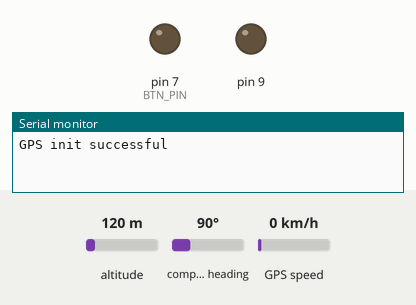
Bench run of a sketch on a simulated Arduino Uno, built for the host (arithmetic inside an expression is 32-bit, double 64-bit). On the bench: output pins drawn as LEDs (lit = HIGH), the last lines printed to the serial monitor. The test bench sets the inputs (shaded band); at power-on: altitude 120 m, compass heading 90°, GPS speed 0 km/h. The GPS gets a fix after 3 s at 37.7749, -122.4194 with 8 satellites; no radio packets arrive unless stated.

Above: at 0.1 s.
At 2.1 s:
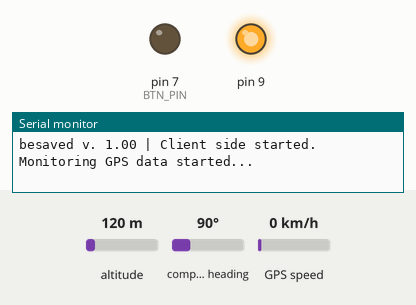
Timing chart, 0 to 3.6 s (numbered marks = the images above):
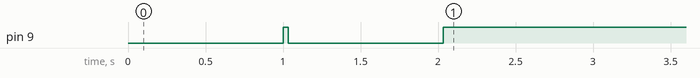

The sketch:

client.ino
```cpp
#include "Manager.h"
#include "Params.h"

Manager manager(GPS_RX, GPS_TX, BTN_PIN, GPS_CYCLES_LEFT_BOUND);

// Èíèöèàëèçàöèÿ ïðîãðàììû, âûïîëíÿþùàÿñÿ òîëüêî îäèí ðàç
void setup() {
	Serial.begin(9600);
	manager.init();

	while (!Serial);

	if (!manager.init()) {
		Serial.println("Init failed");

		return;
	}

	Serial.print("besaved v. ");
	Serial.print(VERSION);
	Serial.println(" | Client side started. Monitoring GPS data started...");
}

// Îñíîâíîé öèêë ïðîãðàììû, ðàáîòàþùèé áåñêîíå÷íî
void loop() {
	String gpsDataCoordAgeSpeedRow = manager.startGetDataAndSend();

	if (gpsDataCoordAgeSpeedRow != GpsProvider::NONE_DATA) {
		Serial.println(gpsDataCoordAgeSpeedRow);
	}
}
```

GpsProvider.cpp
```cpp
#include "GpsProvider.h"

// Êîíñòàíòíîå çíà÷åíèå, óêàçûâàþùåå íà îòñóòñòâèå äàííûõ
const String GpsProvider::NONE_DATA = "none";

void GpsProvider::beginSerial() {
	if (!_isSerialBegan) {
		_gpsSerial.begin(9600);

		Serial.println("GPS init successful");
	}
}

// Èíèöèàëèçàöèÿ çíà÷åíèÿ âðåìåíè öèêëà
void GpsProvider::initLoopStarted(long loopStarted) {
	_loopStarted = loopStarted;
}

// Ïîïûòàòüñÿ ïîëó÷èòü íîâûå äàííûå ñ GPS ìîäóëÿ
String GpsProvider::tryGetNewData() {
	if (_gpsCyclesLeftBound != 0) {
		_gpsCyclesLeft++;
	}

	while (millis() - _loopStarted < 500) {
		if (_tryReadGps()) {
			_newDataCame = true;
		}
	}

	if (_gpsCyclesLeft == _gpsCyclesLeftBound) {
		_gpsCyclesLeft = 0;
	}

	if (_newDataCame) {
		_assignGpsData();
		String gpsDataCoordAgeSpeedRow = getGpsDataCoordAgeSpeedRow();

		return gpsDataCoordAgeSpeedRow;
	}

	return NONE_DATA;
}

// Ïîëó÷èòü êîîðäèíàòû è ñêîðîñòü â âèäå ñòðîêè
String GpsProvider::getGpsDataCoordAgeSpeedRow() const {
	String gpsDataCoordAgeSpeed = GPS_DATA + LATITUDE_INFO;
	gpsDataCoordAgeSpeed += String(getFLatitude(), 8);
	gpsDataCoordAgeSpeed += LONGITUDE_INFO;
	gpsDataCoordAgeSpeed += String(getFLongitude(), 8);
	gpsDataCoordAgeSpeed += AGE;
	gpsDataCoordAgeSpeed += getFixAge();

	return gpsDataCoordAgeSpeed;
}

// Ïîëó÷èòü ïåðåìåííóþ, óêàçûâàþùóþ íà íàëè÷èå íîâûõ äàííûõ
bool GpsProvider::getNewDataCame() const {
	return _newDataCame;
}

// Ïîëó÷èòü äîëãîòó
long GpsProvider::getLatitude() const {
	return _latitude;
}

// Ïîëó÷èòü øèðîòó
long GpsProvider::getLongitude() const {
	return _longitude;
}

// Ïîëó÷èòü äîëãîòó â float-ôîðìàòå
float GpsProvider::getFLatitude() const {
	return _fLatitude;
}

// Ïîëó÷èòü øèðîòó â float-ôîðìàòå
float GpsProvider::getFLongitude() const {
	return _fLongitude;
}

// Ïîëó÷èòü çíà÷åíèå, óêàçûâàþùåå êàê äàâíî áûëè ðàñêîäèðîâàíû äàííûå îò GPS ìîäóëÿ
unsigned long GpsProvider::getFixAge() const {
	return _fixAge;
}

// Ïîëó÷èòü ñêîðîñòü â êì/÷
float GpsProvider::getSpeedKmph() const {
	return _speedKmph;
}

// Ïîïûòàòüñÿ ïðî÷èòàòü äàííûå ñ GPS-ìîäóëÿ
bool GpsProvider::_tryReadGps() {
	if (_gpsCyclesLeft != _gpsCyclesLeftBound) {
		return false;
	}

	while (_gpsSerial.available()) {
		int ch = _gpsSerial.read();

		if (_gps.encode(ch)) {
			return true;
		}
	}

	return false;
}

// Ïðèñâîèòü ðàñêîäèðîâàííûå äàííûå ïåðåìåííûì îáúåêòà
void GpsProvider::_assignGpsData() {
	_gps.get_position(&_latitude, &_longitude, &_fixAge);
	_gps.f_get_position(&_fLatitude, &_fLongitude, &_fixAge);
	_speedKmph = _gps.f_speed_kmph();
}
```

GpsProvider.h
```cpp
#pragma once

#include <TinyGPS.h>
#include <SoftwareSerial.h>

class GpsProvider
{
public:
	static const String NONE_DATA;

	const String GPS_DATA = "GPS Data |";
	const String LATITUDE_INFO = " LAT:";
	const String LONGITUDE_INFO = " LONG:";
	const String AGE = " FIX_AGE:";
	const String SPEED = " SPEED:";
	const String DATE = " DATE";

	GpsProvider(uint8_t GpsRx, uint8_t GpsTx, uint8_t gpsCyclesLeftBound) : _gpsSerial(GpsRx, GpsTx), _gpsCyclesLeftBound(gpsCyclesLeftBound) {}
	~GpsProvider() {};

	void beginSerial();
	void initLoopStarted(long loopStarted);

	String tryGetNewData();
	String getGpsDataCoordAgeSpeedRow() const;

	bool getNewDataCame() const;
	long getLatitude() const;
	long getLongitude() const;
	float getFLatitude() const;
	float getFLongitude() const;
	unsigned long getFixAge() const;
	float getSpeedKmph() const;

private:
	const uint8_t _gpsCyclesLeftBound;

	bool _isSerialBegan;
	uint8_t _gpsCyclesLeft;

	TinyGPS _gps;
	SoftwareSerial _gpsSerial;
	bool _newDataCame;
	long _loopStarted;

	long _latitude;
	long _longitude;
	float _fLatitude;
	float _fLongitude;
	unsigned long _fixAge;
	float _speedKmph;

	bool _tryReadGps();
	void _assignGpsData();
};
```

LoRaProvider.cpp
```cpp
#include "LoRaProvider.h"
#include "Params.h"

// Èíèöèàëèçàöèÿ LoRa
bool LoRaProvider::init() {
	pinMode(9, OUTPUT);

	reset();

	if (_rf95.init()) {
		_rf95.setFrequency(LORA_FREQ);
		_rf95.setTxPower(14, false);
		_rf95.setPromiscuous(true);
		_rf95.setThisAddress(LORA_SEND_FROM_ID);
		_rf95.setHeaderFrom(LORA_SEND_FROM_ID);
		_rf95.setHeaderTo(LORA_SEND_TO_ID);

		Serial.print("LoRa init successful.\nFrequency: ");
		Serial.print(LORA_FREQ);
		Serial.print("; From node id: ");
		Serial.print(LORA_SEND_FROM_ID);
		Serial.print("; To send id: ");
		Serial.println(LORA_SEND_TO_ID);

		return true;
	}
	return false;
}

// Îòïðàâèòü äàííûå ïî ÁÑ LoRa
void LoRaProvider::sendData(String data) {
	const int dataLen = data.length();
	uint8_t dataBytes[dataLen];

	for (int i = 0; i < data.length(); i++) {
		dataBytes[i] = data[i];
	}

	_rf95.send(dataBytes, data.length());

	bool checkSending = _rf95.waitPacketSent();

	if (checkSending) {
		Serial.print("Packet sent by LoRa | ");
		Serial.print("size: ");
		Serial.println(dataLen);
	}
}

void LoRaProvider::reset() {
	digitalWrite(9, LOW);
	delay(1000);
	digitalWrite(9, HIGH);
}
```

LoRaProvider.h
```cpp
#pragma once

#include <RH_RF95.h>

class LoRaProvider {
public:
	LoRaProvider() {}
	~LoRaProvider() {}

	bool init();

	void sendData(String data);
	void reset();
private:
	RH_RF95 _rf95;
};
```

Manager.cpp
```cpp
#include "Manager.h"

using namespace std;

// Íà÷àòü ïîëó÷àòü äàííûå îò ìîäóëÿ GPS
// è îòïðàâëÿòü ïî ÁÑ LoRa
String Manager::startGetDataAndSend() {
	_btnStatus = digitalRead(_btnPin);

	unsigned long loopStarted = millis();

	_gpsProvider.initLoopStarted(loopStarted);

	String gpsDataCoordAgeSpeedRow = _gpsProvider.tryGetNewData();

	if (gpsDataCoordAgeSpeedRow != GpsProvider::NONE_DATA) {
		String packet = getPacketData();

		sendDataByLoRa(packet);
	}

	return gpsDataCoordAgeSpeedRow;
}

// Èíèöèàëèçàöèÿ ìîäóëÿ LoRa
bool Manager::_initLoRa() {
	return _loRaProvider.init();
}

// Èíèöèàëèçàöèÿ îáúåêòà ìåíåäæåðà
bool Manager::init() {
	pinMode(_btnPin, OUTPUT);

	_gpsProvider.beginSerial();
	bool initResult = _initLoRa();

	return initResult;
}

// Ïîëó÷èòü ñòðîêó äàííûõ äëÿ îòïðàâêè ïî ÁÑ LoRa
String Manager::getPacketData() {
	float fLatitude = _gpsProvider.getFLatitude();
	float fLongitude = _gpsProvider.getFLongitude();
	float speedKmph = _gpsProvider.getSpeedKmph();

	char fLatChar[16] = { '\0' }, fLonChar[16] = { '\0' }, speedKmphChar[16] = { '\0' };

	dtostrf(fLatitude, 2, 6, fLatChar);
	dtostrf(fLongitude, 2, 6, fLonChar);
	dtostrf(speedKmph, 2, 6, speedKmphChar);

	String completePacket = String(fLatChar) + ';' +
							String(fLonChar) + ';' +
							String(speedKmphChar) + ';' +
							_btnStatus;

	return completePacket;
}

// Îòïðàâèòü äàííûå ïî ÁÑ LoRa
void Manager::sendDataByLoRa(String data) {
	_loRaProvider.sendData(data);
}
```

Manager.h
```cpp
#pragma once

#include "GpsProvider.h"
#include "LoRaProvider.h"

class Manager {
public:
	Manager(uint8_t GpsRx, uint8_t GpsTx, uint8_t btnPin, uint8_t gpsCyclesLeftBound) : _gpsProvider(GpsRx, GpsTx, gpsCyclesLeftBound), _btnPin(btnPin) {}
	~Manager() {}

	bool init();
	String startGetDataAndSend();
	String getPacketData();

	void sendDataByLoRa(String data);
private:
	uint8_t _btnPin;
	uint8_t _btnStatus;
	GpsProvider _gpsProvider;
	LoRaProvider _loRaProvider;

	bool _initLoRa();
	void _stringToByteArray(String str, byte arr[], int size);
};
```

Params.h
```cpp
#pragma once

const double VERSION = 1.0;

const int GPS_RX = 0;
const int GPS_TX = 1;

const int BTN_PIN = 7;

const int GPS_CYCLES_LEFT_BOUND = 4;

const double LORA_FREQ = 868.0;
const int LORA_SEND_FROM_ID = 8;
const int LORA_SEND_TO_ID = 80;
```
